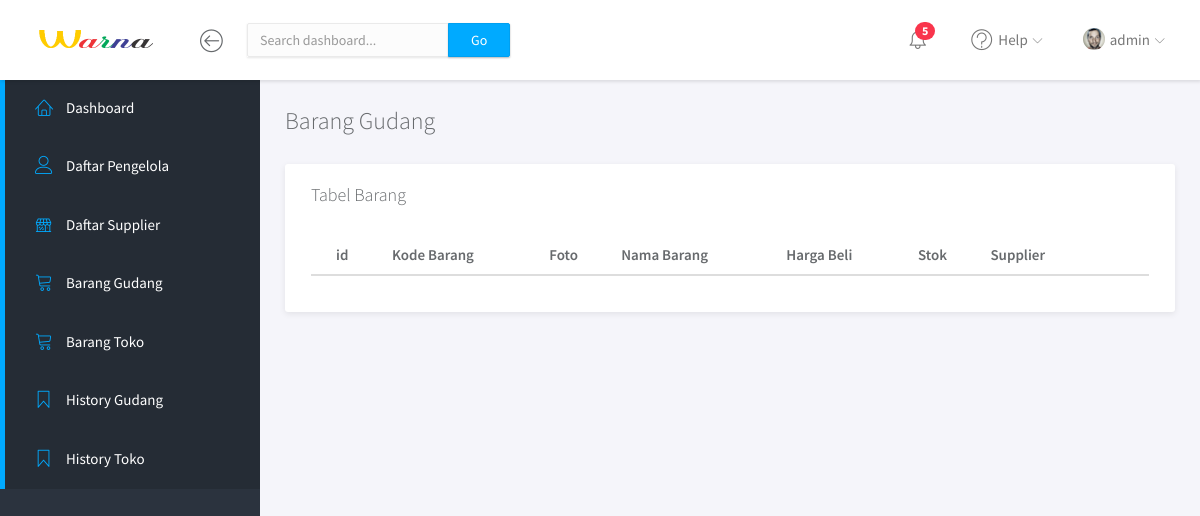
/admin/daftar-barang.php (signed in), run on an earlier commit of the app's database.
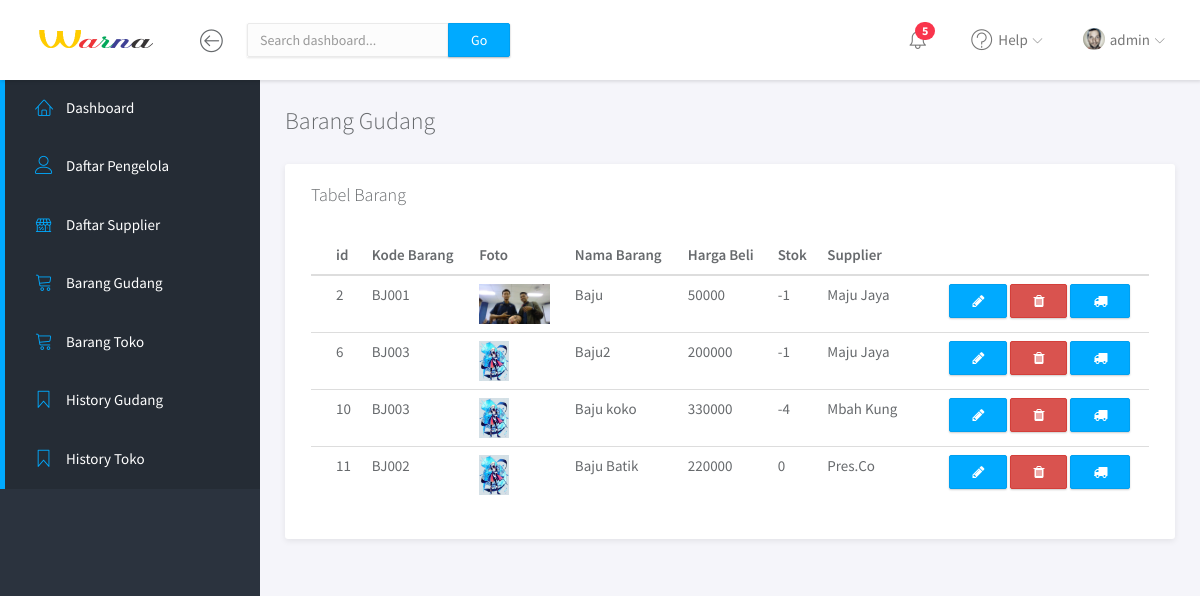
And on a later commit of the database.
### tables this page shows
CREATE TABLE `barang` (
  `id_barang` int(15) NOT NULL,
  `kode_barang` varchar(255) NOT NULL,
  `nama_barang` varchar(255) NOT NULL,
  `harga` int(100) NOT NULL,
  `stok` int(100) NOT NULL,
  `gambar` varchar(255) NOT NULL,
  `id_supplier` int(15) NOT NULL
);

CREATE TABLE `supplier` (
  `id` int(15) NOT NULL,
  `nama_supplier` varchar(255) NOT NULL,
  `alamat_supplier` varchar(255) NOT NULL,
  `kontak_supplier` varchar(255) NOT NULL
);

### admin/daftar-barang.php (the view, shortened to what this page needs)
<?php
  include('../koneksi.php');
  $upload_dir = '../uploads/';
?>
<!doctype html>
<html lang="en">
<head>
	<link rel="stylesheet" href="../assets/vendor/bootstrap/css/bootstrap.min.css">
	<link rel="stylesheet" href="../assets/vendor/font-awesome/css/font-awesome.min.css">
	<link rel="stylesheet" href="../assets/vendor/linearicons/style.css">
	<link rel="stylesheet" href="../assets/vendor/chartist/css/chartist-custom.css">
	<link rel="stylesheet" href="../assets/css/main.css">
	<link rel="stylesheet" href="../assets/css/demo.css">
</head>
<body>
	<div id="wrapper">
		<nav class="navbar navbar-default navbar-fixed-top">
			<div class="brand">
				<a href="index.html"><img src="../assets/img/warna_logo2.png"  alt="Klorofil Logo" class="img-responsive logo"></a>
			</div>
			<div class="container-fluid">
				<div class="navbar-btn">
					<button type="button" class="btn-toggle-fullwidth"><i class="lnr lnr-arrow-left-circle"></i></button>
				</div>
				<form class="navbar-form navbar-left">
					<div class="input-group">
						<input type="text" value="" class="form-control" placeholder="Search dashboard...">
						<span class="input-group-btn"><button type="button" class="btn btn-primary">Go</button></span>
					</div>
				</form>
				<div id="navbar-menu">
					<ul class="nav navbar-nav navbar-right">
						<li class="dropdown">
							<a href="#" class="dropdown-toggle icon-menu" data-toggle="dropdown">
								<i class="lnr lnr-alarm"></i>
								<span class="badge bg-danger">5</span>
							</a>
						</li>
						<li class="dropdown">
							<a href="#" class="dropdown-toggle" data-toggle="dropdown"><i class="lnr lnr-question-circle"></i> <span>Help</span> <i class="icon-submenu lnr lnr-chevron-down"></i></a>
						</li>
						<li class="dropdown">
							<a href="#" class="dropdown-toggle" data-toggle="dropdown"><img src="../assets/img/user.png" class="img-circle" alt="Avatar"> <span><?php echo $_SESSION['username']; ?></span> <i class="icon-submenu lnr lnr-chevron-down"></i></a>
						</li>
					</ul>
				</div>
			</div>
		</nav>
		<div id="sidebar-nav" class="sidebar">
			<div class="sidebar-scroll">
				<nav>
					<ul class="nav">
						<li><a href="admin-tampilan.php" class="active"><i class="lnr lnr-home"></i> <span>Dashboard</span></a></li>
						<li><a href="daftar-karyawan.php" class="active"><i class="lnr lnr-user"></i> <span>Daftar Pengelola</span></a></li>
						<li><a href="daftar-supplier.php" class="active"><i class="lnr lnr-store"></i> <span>Daftar Supplier</span></a></li>
						<li><a href="daftar-barang.php" class="active"><i class="lnr lnr-cart"></i> <span>Barang Gudang</span></a></li>
						<li><a href="daftar-barang-toko.php" class="active"><i class="lnr lnr-cart"></i> <span>Barang Toko</span></a></li>
						<li><a href="history-barang.php" class="active"><i class="lnr lnr-bookmark"></i> <span>History Gudang</span></a></li>
						<li><a href="history-toko.php" class="active"><i class="lnr lnr-bookmark"></i> <span>History Toko</span></a></li>
					</ul>
				</nav>
			</div>
        </div>
		<div class="main">
		<div class="main-content">
				<div class="container-fluid">
		<h3 class="page-title">Barang Gudang</h3>
		<div class="row">
			<div class="col-md-12">
			<div class="panel">
				<div class="panel-heading">
					<h3 class="panel-title">Tabel Barang</h3>
				</div>
				<div class="panel-body">
					<table class="table">
						<thead>
							<tr><th>id</th><th>Kode Barang</th><th>Foto</th><th>Nama Barang</th><th>Harga Beli</th><th>Stok</th><th>Supplier</th><th></th></tr>
						</thead>
						<tbody>
						<?php
                            $sql = "select * from barang b inner join supplier s on b.id_supplier=s.id";
                            $result = mysqli_query($conn, $sql);
                    				if(mysqli_num_rows($result)){
                    					while($row = mysqli_fetch_assoc($result)){
                          ?>
                          <tr>
						  	<td><?php echo $row['id_barang'] ?></td>
                            <td><?php echo $row['kode_barang'] ?></td>
							<td><img src="<?php echo $upload_dir.$row['gambar'] ?>" height="40"></td>
                            <td><?php echo $row['nama_barang'] ?></td>
                            <td><?php echo $row['harga'] ?></td>
							<td><?php echo $row['stok'] ?></td>
							<td><?php echo $row['nama_supplier'] ?></td>
                            <td class="text-center">
							  <a href="barang-edit.php?id=<?php echo $row['id_barang'] ?>" button type="button" class="btn btn-primary "><i class="fa fa-pencil" style="color: #fff"></i></a>
                              <a href="daftar-barang.php?delete=<?php echo $row['id_barang'] ?>" type="button" class="btn btn-danger" onclick="return confirm('Are you sure to delete this record?')"><i class="fa fa-trash" style="color: #fff"></i></a>
							  <a href="barang-mutasi.php?id=<?php echo $row['id_barang'] ?>" button type="button" class="btn btn-primary "><i class="fa fa-truck" style="color: #fff"></i></a>
							</td>
                          </tr>
                          <?php
                              }
                            }
                          ?>
						</tbody>
					</table>
				</div>
			</div>
		</div>
		</div>
	</div>
				</div>
			</div>
</body>
</html>

What changed in the data, as far as the page shows it:
added barang: id_barang "2", kode_barang "BJ001", gambar (picture), nama_barang "Baju", harga "50000", stok "-1", id_supplier.nama_supplier "Maju Jaya"
added barang: id_barang "6", kode_barang "BJ003", gambar (picture), nama_barang "Baju2", harga "200000", stok "-1", id_supplier.nama_supplier "Maju Jaya"
added barang: id_barang "10", kode_barang "BJ003", gambar (picture), nama_barang "Baju koko", harga "330000", stok "-4", id_supplier.nama_supplier "Mbah Kung"
added barang: id_barang "11", kode_barang "BJ002", gambar (picture), nama_barang "Baju Batik", harga "220000", stok "0", id_supplier.nama_supplier "Pres.Co"
